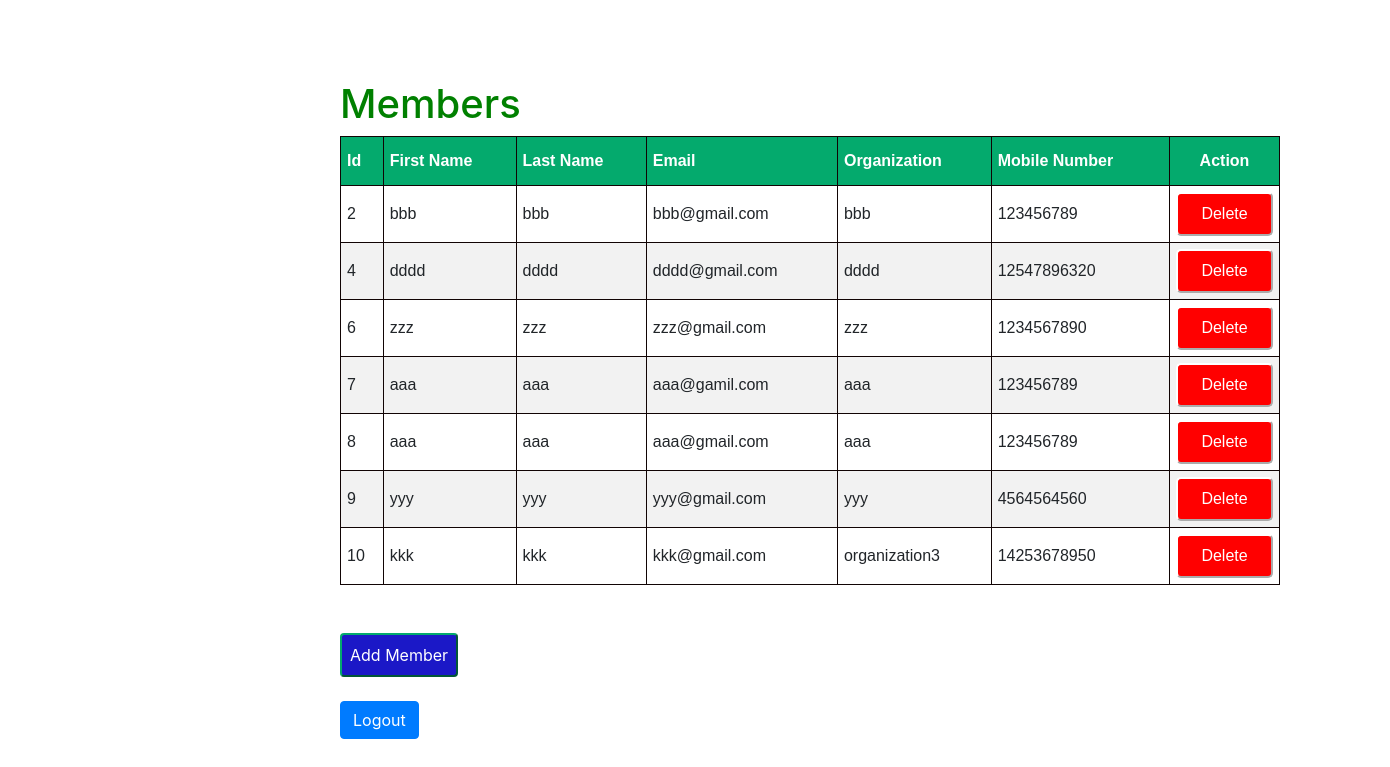
Screenshot of /home/ (signed in) with the database file from the repository.
### myapp/models.py (models this page shows, shortened)
class UserDetails(models.Model):
    firstname = models.CharField(max_length=255)
    lastname = models.CharField(max_length=255)
    email = models.EmailField()
    mobilenumber = models.CharField(max_length=15)
    organization = models.CharField(max_length=255)
    profile_image = models.ImageField(upload_to='profile_images/', blank=True, null=True)

### myapp/views.py (the view)
# urls.py: path('home/',views.HomePage,name='home'),
@login_required(login_url='login')
def HomePage(request):
    user_status=request.user.is_staff
    if user_status==True:
        form_data=UserDetails.objects.all()
    else:
        email1=request.user.email
        form_data = UserDetails.objects.filter(email=email1)
    context = {'form': form_data,'status':user_status}
    return render (request,'home.html',context)

### myapp/templates/home.html (shortened to what this page needs)
<!doctype html>
<html lang="en">
  <head>
    <link rel="stylesheet" href="https://cdn.jsdelivr.net/npm/bootstrap@4.3.1/dist/css/bootstrap.min.css">
  </head>
  {% load static %}
  <link rel="stylesheet" href="{% static 'style.css' %}">
  <body>
    <div class="container">
        <h1>Members</h1>
        <table id="customers" border="1">
          <thead>
            <tr>
              <th>Id</th>
              <th>First Name</th>
              <th>Last Name</th>
              <th>Email</th>
              <th>Organization</th>
              <th>Mobile Number</th>
              <th colspan="2" id="mid">Action</th>
            </tr>
          </thead>
          {% for i in form %}
            <tr>
              <td>{{i.id}}</td>
              <td>{{ i.firstname }}</td>
              <td>{{ i.lastname }}</td>
              <td>{{ i.email }}</td>
              <td>{{ i.organization }}</td>
              <td>{{ i.mobilenumber }}</td>
            <td>
                <a href="delete/{{i.id}}"><button id="del">Delete</button></a>
            </td>
            </tr>
          {% endfor %}
    </table>
    <br>
    <br>
    {% if status %}
    <a href="{% url 'add' %}"><button id="new3">Add Member</button></a>
    <br>
    <br>
    {% endif %}
      <a href="{% url 'logout' %}" class="btn btn-primary">Logout</a>
    </div>
  </body>
</html>

### myapp/static/style.css (style rules this page uses)
.container { margin: 80px 240px 60px 240px; padding: 0px 100px 100px 100px; }
#customers { font-family: Arial, Helvetica, sans-serif; border-collapse: collapse; width: 100%; }
#customers td, #customers th { border: 1px solid rgb(17, 4, 4); padding: 6px; }
#customers tr:nth-child(even) { background-color: #f2f2f2; }
#customers th { padding-top: 12px; padding-bottom: 12px; text-align: left; background-color: #04AA6D; color: white; }
#customers #mid { text-align: center; }
#customers #del { background-color: red; border-color: white; border-radius: 5px; padding: 8px; color: white; }
#customers button { width: 100%; }
h1 { color: green; }
.container #new3 { padding: 8px; background-color: rgb(27, 24, 199); color: white; border-radius: 4px; border-color: #04AA6D; }

### myapp/templates/home.html (style rules this page uses)
table { border-collapse: collapse; width: 100%; }
th, td { border: 1px solid #dddddd; text-align: left; padding: 8px; }
th { background-color: #f2f2f2; }

### rows the page displays
UserDetails: id "2", firstname "bbb", lastname "bbb", email "bbb@gmail.com", organization "bbb", mobilenumber "123456789"
UserDetails: id "4", firstname "dddd", lastname "dddd", email "dddd@gmail.com", organization "dddd", mobilenumber "12547896320"
UserDetails: id "6", firstname "zzz", lastname "zzz", email "zzz@gmail.com", organization "zzz", mobilenumber "1234567890"
UserDetails: id "7", firstname "aaa", lastname "aaa", email "aaa@gamil.com", organization "aaa", mobilenumber "123456789"
UserDetails: id "8", firstname "aaa", lastname "aaa", email "aaa@gmail.com", organization "aaa", mobilenumber "123456789"
UserDetails: id "9", firstname "yyy", lastname "yyy", email "yyy@gmail.com", organization "yyy", mobilenumber "4564564560"
UserDetails: id "10", firstname "kkk", lastname "kkk", email "kkk@gmail.com", organization "organization3", mobilenumber "14253678950"
